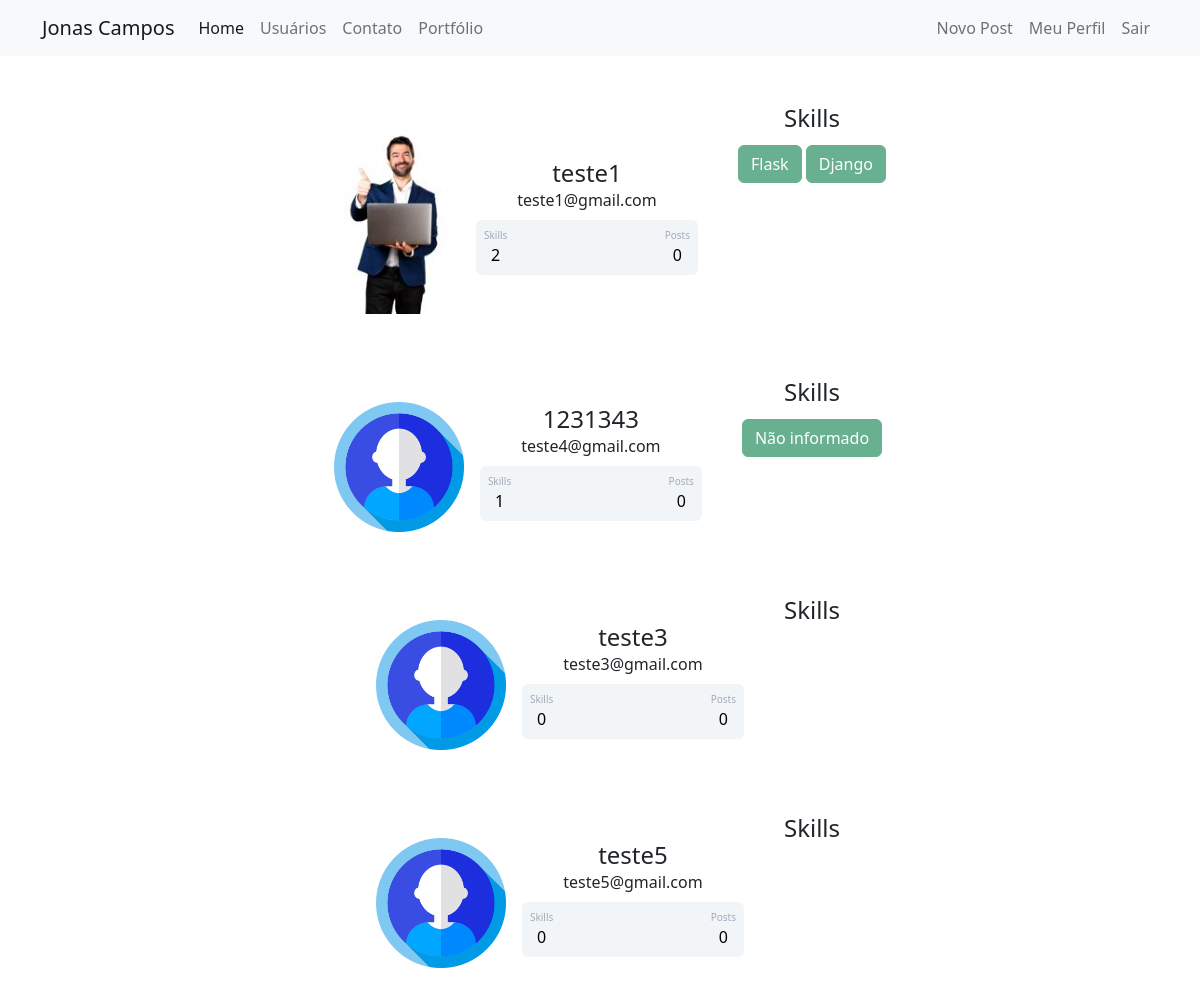
Page /users (signed in) on the committed database.
### models.py (models this page shows)
class Usuario(database.Model, UserMixin):
    id = database.Column(database.Integer, primary_key=True)
    username = database.Column(database.String, nullable=False)
    email = database.Column(database.String, nullable=False, unique=True)
    senha = database.Column(database.String, nullable=False)
    user_photo = database.Column(database.String, default='default_profile_img.png')
    posts = database.relationship('Post', backref='author', lazy=True)
    skills = database.Column(database.String, nullable=False, default=0)

### routes.py (the view)
@app.route('/users')
@login_required
def usuarios():
    lista_usuarios = Usuario.query.all()
    return render_template('users.html', lista_usuarios=lista_usuarios)

### models.py (called while the page is built)
@login_manager.user_loader
def load_user(id_user):
    return Usuario.query.get(int(id_user))

### templates/users.html
{% extends 'base.html' %}
{% block body %}
    <div class="container text-center">
        <div class="row">
            <div class="col">
                {% for usuario in lista_usuarios %}
                    <div class="container mt-5 d-flex justify-content-center">
                        <div class="row align-items-start">
                            <div class="col">
                                <div class="card p-3">
                                    <div class="d-flex align-items-center">
                                        <div class="image pe-2 mt-2 me-2">
                                            <img src='{{ url_for('static', filename='img_profiles/{}'.format(usuario.user_photo)) }}'
                                                 class="rounded" width="130">
                                        </div>
                                        <div class="ml-3 w-100">
                                            <h4 class="mb-0 mt-0">{{ usuario.username }}</h4>
                                            <span>{{ usuario.email }}</span>
                                            <div class="p-2 mt-2 bg-primary d-flex justify-content-between rounded text-white stats">
                                                <div class="d-flex flex-column">
                                                    <span class="articles">Skills</span>
                                                    {% if usuario.skills in '0' %}
                                                        <span class="number1">0</span>
                                                    {% else %}
                                                        <span class="number1">{{ usuario.skills.count(';') + 1 }}</span>
                                                    {% endif %}
                                                </div>
                                                <div class="d-flex flex-column">
                                                    <span class="rating">Posts</span>
                                                    <span class="number3">0</span>
                                                </div>
                                            </div>
                                        </div>
                                    </div>
                                </div>
                            </div>
                            <div class="col" style="text-align: center">
                                <h4>Skills</h4>
                                {% if usuario.skills not in '0' %}
                                    {% for skill in usuario.skills.split(';') %}
                                        <button type="button" class="btn btn-success mt-1" disabled>{{ skill }}</button>
                                    {% endfor %}
                                {% endif %}
                            </div>
                        </div>
                    </div>
                {% endfor %}
            </div>
        </div>
    </div>
{% endblock %}

### static/main.css (style rules this page uses)
.card { width: 400px; border: none; border-radius: 10px; background-color: #fff; }
.stats { background: #f2f5f8 !important; color: #000 !important; }
.articles { font-size: 10px; color: #a1aab9; }
.number1 { font-weight: 500; }
.rating { font-size: 10px; color: #a1aab9; }
.number3 { font-weight: 500; }

### rows in the picture
Usuario: user_photo (picture), username "teste1", email "teste1@gmail.com", skills "2", skill "Flask" "Django"
Usuario: user_photo (placeholder picture), username "1231343", email "teste4@gmail.com", skills "1", skills "Não informado"
Usuario: user_photo (placeholder picture), username "teste3", email "teste3@gmail.com", skills "0"
Usuario: user_photo (placeholder picture), username "teste5", email "teste5@gmail.com", skills "0"
